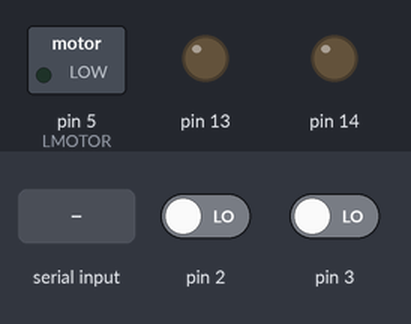
Bench run of a sketch on a simulated Arduino Uno, built with avr-gcc and run on an emulated ATmega328P. Shown: switched loads named in the sketch (green lamp = pin HIGH), output pins drawn as LEDs (lit = HIGH). The test bench sets the inputs (shaded band); at power-on: pin 2 LOW, pin 3 LOW. What the sketch prints to the serial monitor is not drawn.

Above: at 1.2 s.
1.3 s: "90,45\n" received over Serial
At 2.2 s:
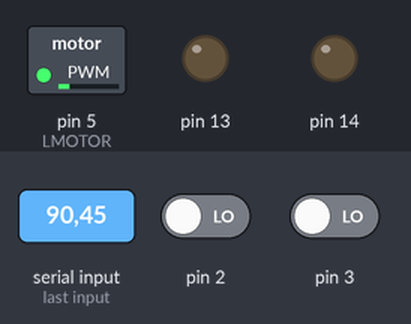
4.0 s: "30,150\n" received over Serial
At 4.4 s:
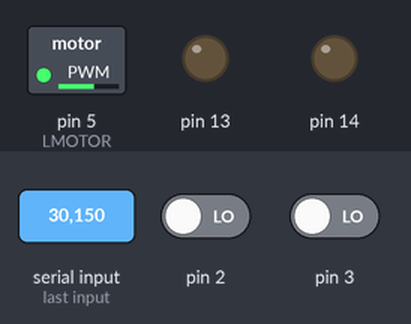
6.7 s: "200\n" received over Serial
At 7.5 s:
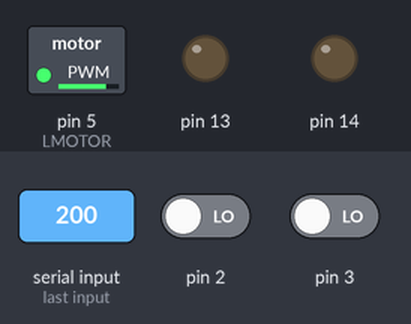
Timing chart, 0 to 9.7 s (numbered marks = the images above; inputs shaded):
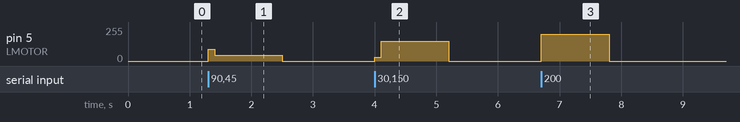

Measured:
- after the input at 1.3 s, pin 5 (LMOTOR): 0/255 → 90/255 at once, → 45/255 0.10 s later, → 0/255 1.1 s later
- after the input at 4.0 s, pin 5 (LMOTOR): 0/255 → 30/255 at once, → 150/255 0.10 s later, → 0/255 1.1 s later
- after the input at 6.7 s, pin 5 (LMOTOR): 0/255 → 200/255 at once, → 0/255 1.1 s later

The sketch:

sketch_sep17b.ino
```cpp
const int LMOTOR = 5;
const int RMOTOR = 6;

void setup() {
  pinMode(2, INPUT);
  pinMode(3, INPUT);

  pinMode(13, OUTPUT);
  pinMode(14, OUTPUT);

  pinMode(LMOTOR, OUTPUT);
  while(! Serial);
  Serial.println("speed 0 to 255");


  //pinMode(RMOTOR, OUTPUT):

  Serial.begin(9600);
}

void loop() {
  if(digitalRead(2) || digitalRead(3)) {
    //digitalWrite(13, HIGH); //디지털 출력 (해당 핀, 출력 값(High/Low)을 정한다.
    //digitalWrite(14, HIGH); //Startkit교본 p26
    Serial.println("White");
    delay(100);
    //digitalWrite(13, LOW);
    //digitalWrite(14, LOW);
    delay(100);
  }
  else {
    Serial.println("Black");
    //analogWrite(Enable, speed);
    if(Serial.available())
    {
      int speed = Serial.parseInt();
      if (speed >= 0 && speed <=255)
      {
        analogWrite(LMOTOR, speed);
      }
    }

    delay(100);
  }

}
```
